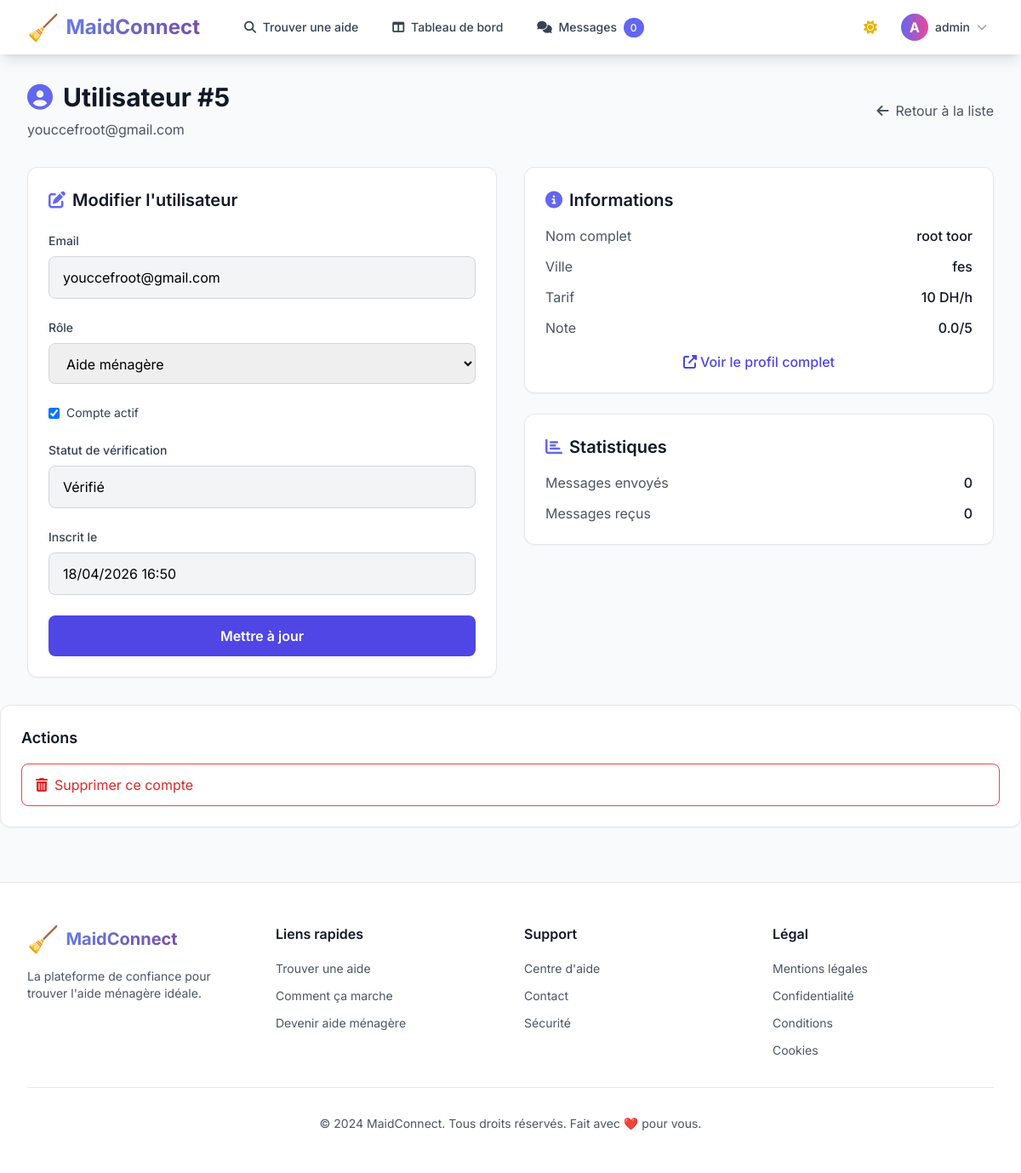
The app's page /admin/user/5 (signed in) with its own data.
### app/models.py (models this page shows, shortened)
class User(db.Model, UserMixin):
    id = db.Column(db.Integer, primary_key=True)
    email = db.Column(db.String(120), unique=True, nullable=False)
    password = db.Column(db.String(60), nullable=False)
    role = db.Column(db.String(20), nullable=False, default='client')
    created_at = db.Column(db.DateTime, default=datetime.utcnow)
    is_verified = db.Column(db.Boolean, default=False)
    is_active = db.Column(db.Boolean, default=True)
    last_seen = db.Column(db.DateTime, default=datetime.utcnow)
    maid_profile = db.relationship('MaidProfile', backref='user', uselist=False, lazy=True)
    client_profile = db.relationship('ClientProfile', backref='user', uselist=False, lazy=True)

class MaidProfile(db.Model):
    id = db.Column(db.Integer, primary_key=True)
    user_id = db.Column(db.Integer, db.ForeignKey('user.id'), unique=True, nullable=False)
    full_name = db.Column(db.String(100), nullable=False)
    phone = db.Column(db.String(20), nullable=False)
    city = db.Column(db.String(50), nullable=False)
    hourly_rate = db.Column(db.Float, nullable=False)
    languages = db.Column(db.String(200))
    experience = db.Column(db.Text)
    skills = db.Column(db.Text)
    cin_number = db.Column(db.String(20))
    is_available = db.Column(db.Boolean, default=True)
    rating = db.Column(db.Float, default=0.0)
    created_at = db.Column(db.DateTime, default=datetime.utcnow)
    verification_documents = db.Column(db.Text)
    admin_notes = db.Column(db.Text)
    profile_picture = db.Column(db.String(500), default=None)

### app/routes.py (the view)
    @app.route('/admin/user/<int:user_id>', methods=['GET', 'POST'])
    @login_required
    def admin_user_detail(user_id):
        if current_user.role != 'admin':
            return redirect(url_for('dashboard'))
        user = User.query.get_or_404(user_id)
        form = AdminUserForm(obj=user)
        if form.validate_on_submit():
            user.is_active = form.is_active.data
            user.role = form.role.data
            db.session.commit()
            flash('Utilisateur mis à jour.', 'success')
            return redirect(url_for('admin_users'))
        return render_template('admin/user_detail.html', user=user, form=form)

### app/forms.py
class AdminUserForm(FlaskForm):
    is_active = BooleanField('Compte actif')
    role = SelectField('Rôle', choices=[('client', 'Client'),
                                        ('maid', 'Aide ménagère'),
                                        ('admin', 'Administrateur')])
    submit = SubmitField('Mettre à jour')

### app/models.py (called while the page is built)
@login_manager.user_loader
def load_user(user_id):
    return User.query.get(int(user_id))

### app/templates/admin/user_detail.html (shortened to what this page needs)
{% extends "base.html" %}
{% block content %}
<div class="max-w-7xl mx-auto px-4 sm:px-6 lg:px-8 py-8">
    <div class="flex items-center justify-between mb-8">
        <div>
            <h1 class="text-3xl font-bold text-gray-900 dark:text-white mb-2">
                <i class="fas fa-user-circle text-primary-500 mr-3"></i>Utilisateur #{{ user.id }}
            </h1>
            <p class="text-gray-600 dark:text-gray-400">{{ user.email }}</p>
        </div>
        <a href="{{ url_for('admin_users') }}" class="text-gray-600 dark:text-gray-400 hover:text-primary-600 transition">
            <i class="fas fa-arrow-left mr-2"></i>Retour à la liste
        </a>
    </div>
    <div class="grid lg:grid-cols-2 gap-8">
        <div class="bg-white dark:bg-gray-800 rounded-xl shadow-sm border border-gray-200 dark:border-gray-700 p-6">
            <h2 class="text-xl font-semibold text-gray-900 dark:text-white mb-6">
                <i class="fas fa-edit text-primary-500 mr-2"></i>Modifier l'utilisateur
            </h2>
            <form method="POST" class="space-y-6">
                <div>
                    <label class="block text-sm font-medium text-gray-700 dark:text-gray-300 mb-2">Email</label>
                    <input type="email" value="{{ user.email }}" class="w-full px-4 py-3 bg-gray-100 dark:bg-gray-700 border border-gray-300 dark:border-gray-600 rounded-lg" readonly>
                </div>
                <div>
                    <label class="block text-sm font-medium text-gray-700 dark:text-gray-300 mb-2">Rôle</label>
                    {{ form.role(class="w-full px-4 py-3 border border-gray-300 dark:border-gray-600 dark:bg-gray-700 dark:text-white rounded-lg") }}
                </div>
                <div class="flex items-center">
                    {{ form.is_active(class="rounded border-gray-300 text-primary-600 focus:ring-primary-500") }}
                    <label class="ml-2 text-sm text-gray-700 dark:text-gray-300">Compte actif</label>
                </div>
                <div>
                    <label class="block text-sm font-medium text-gray-700 dark:text-gray-300 mb-2">Statut de vérification</label>
                    <input type="text" value="{{ 'Vérifié' if user.is_verified else 'Non vérifié' }}"
                           class="w-full px-4 py-3 bg-gray-100 dark:bg-gray-700 border border-gray-300 dark:border-gray-600 rounded-lg" readonly>
                </div>
                <div>
                    <label class="block text-sm font-medium text-gray-700 dark:text-gray-300 mb-2">Inscrit le</label>
                    <input type="text" value="{{ user.created_at.strftime('%d/%m/%Y %H:%M') }}"
                           class="w-full px-4 py-3 bg-gray-100 dark:bg-gray-700 border border-gray-300 dark:border-gray-600 rounded-lg" readonly>
                </div>
                {{ form.submit(class="btn-primary w-full") }}
            </form>
        </div>
        <div class="space-y-6">
            <div class="bg-white dark:bg-gray-800 rounded-xl shadow-sm border border-gray-200 dark:border-gray-700 p-6">
                <h2 class="text-xl font-semibold text-gray-900 dark:text-white mb-4">
                    <i class="fas fa-info-circle text-primary-500 mr-2"></i>Informations
                </h2>
                {% if user.role == 'maid' and user.maid_profile %}
                    <dl class="space-y-3">
                        <div class="flex justify-between">
                            <dt class="text-gray-600 dark:text-gray-400">Nom complet</dt>
                            <dd class="font-medium text-gray-900 dark:text-white">{{ user.maid_profile.full_name }}</dd>
                        </div>
                        <div class="flex justify-between">
                            <dt class="text-gray-600 dark:text-gray-400">Ville</dt>
                            <dd class="font-medium text-gray-900 dark:text-white">{{ user.maid_profile.city }}</dd>
                        </div>
                        <div class="flex justify-between">
                            <dt class="text-gray-600 dark:text-gray-400">Tarif</dt>
                            <dd class="font-medium text-gray-900 dark:text-white">{{ "%.0f"|format(user.maid_profile.hourly_rate) }} DH/h</dd>
                        </div>
                        <div class="flex justify-between">
                            <dt class="text-gray-600 dark:text-gray-400">Note</dt>
                            <dd class="font-medium text-gray-900 dark:text-white">{{ "%.1f"|format(user.maid_profile.rating) }}/5</dd>
                        </div>
                    </dl>
                    <a href="{{ url_for('admin_maid_detail', maid_id=user.maid_profile.id) }}"
                       class="block text-center mt-4 text-primary-600 hover:text-primary-700 font-medium">
                        <i class="fas fa-external-link-alt mr-1"></i>Voir le profil complet
                    </a>
                {% elif user.role == 'client' %}
                    <p class="text-gray-600 dark:text-gray-400">Client depuis {{ user.created_at.strftime('%d/%m/%Y') }}</p>
                {% endif %}
            </div>
            <div class="bg-white dark:bg-gray-800 rounded-xl shadow-sm border border-gray-200 dark:border-gray-700 p-6">
                <h2 class="text-xl font-semibold text-gray-900 dark:text-white mb-4">
                    <i class="fas fa-chart-bar text-primary-500 mr-2"></i>Statistiques
                </h2>
                <dl class="space-y-3">
                    <div class="flex justify-between">
                        <dt class="text-gray-600 dark:text-gray-400">Messages envoyés</dt>
                        <dd class="font-medium text-gray-900 dark:text-white">{{ user.sent_messages|length }}</dd>
                    </div>
                    <div class="flex justify-between">
                        <dt class="text-gray-600 dark:text-gray-400">Messages reçus</dt>
                        <dd class="font-medium text-gray-900 dark:text-white">{{ user.received_messages|length }}</dd>
                    </div>
                </dl>
            </div>
        </div>
    </div>
</div>
<div class="bg-white dark:bg-gray-800 rounded-xl shadow-sm border border-gray-200 dark:border-gray-700 p-6">
    <h2 class="text-lg font-semibold text-gray-900 dark:text-white mb-4">Actions</h2>
    <div class="space-y-3">
        {% if user.id != current_user.id %}
            <button onclick="confirmDelete('{{ user.id }}', '{{ user.email }}')"
                    class="w-full px-4 py-3 border border-danger-500 text-danger-600 hover:bg-danger-50 dark:hover:bg-danger-900/20 rounded-lg transition text-left">
                <i class="fas fa-trash-alt mr-2"></i>Supprimer ce compte
            </button>
        {% endif %}
    </div>
</div>
{% endblock %}

### app/templates/base.html (shortened to what this page needs)
<!DOCTYPE html>
<html lang="fr" class="scroll-smooth">
<head>
    <script src="https://cdn.tailwindcss.com"></script>
    <link rel="stylesheet" href="https://cdnjs.cloudflare.com/ajax/libs/font-awesome/6.4.0/css/all.min.css">
</head>
<body class="bg-gray-50 dark:bg-gray-900 font-sans antialiased" x-data="{ darkMode: localStorage.getItem('darkMode') === 'true' }" x-init="$watch('darkMode', val => localStorage.setItem('darkMode', val)); darkMode ? document.documentElement.classList.add('dark') : document.documentElement.classList.remove('dark')">
    <nav class="bg-white dark:bg-gray-800 shadow-lg sticky top-0 z-50 backdrop-blur-sm bg-opacity-90 dark:bg-opacity-90">
        <div class="max-w-7xl mx-auto px-4 sm:px-6 lg:px-8">
            <div class="flex justify-between h-16">
                <div class="flex items-center">
                    <a href="/" class="flex items-center space-x-2">
                        <span class="text-3xl">🧹</span>
                        <span class="font-bold text-2xl text-gradient">MaidConnect</span>
                    </a>
                    <div class="hidden md:flex items-center ml-10 space-x-4">
                        <a href="{{ url_for('browse_maids') }}" class="text-gray-700 dark:text-gray-300 hover:text-primary-600 dark:hover:text-primary-400 px-3 py-2 rounded-md text-sm font-medium transition">
                            <i class="fas fa-search mr-1"></i> Trouver une aide
                        </a>
                        {% if current_user.is_authenticated %}
                            <a href="{{ url_for('dashboard') }}" class="text-gray-700 dark:text-gray-300 hover:text-primary-600 dark:hover:text-primary-400 px-3 py-2 rounded-md text-sm font-medium transition">
                                <i class="fas fa-columns mr-1"></i> Tableau de bord
                            </a>
                            <a href="{{ url_for('messages') }}" class="text-gray-700 dark:text-gray-300 hover:text-primary-600 dark:hover:text-primary-400 px-3 py-2 rounded-md text-sm font-medium transition">
                                <i class="fas fa-comments mr-1"></i> Messages
                                {% set unread_count = namespace(count=0) %}
                                <span class="ml-1 bg-primary-500 text-white text-xs px-2 py-1 rounded-full">0</span>
                            </a>
                        {% endif %}
                    </div>
                </div>
                <div class="flex items-center space-x-3">
                    <button @click="darkMode = !darkMode" class="p-2 rounded-lg hover:bg-gray-100 dark:hover:bg-gray-700 transition">
                        <i class="fas fa-sun text-yellow-500 dark:hidden"></i>
                    </button>
                    {% if current_user.is_authenticated %}
                        <div class="relative" x-data="{ open: false }">
                            <button @click="open = !open" class="flex items-center space-x-2 p-2 rounded-lg hover:bg-gray-100 dark:hover:bg-gray-700 transition">
                                <div class="w-8 h-8 bg-gradient-to-r from-primary-500 to-secondary-500 rounded-full flex items-center justify-center text-white font-bold">
                                    {{ current_user.email[0].upper() }}
                                </div>
                                <span class="hidden md:block text-sm font-medium text-gray-700 dark:text-gray-300">{{ current_user.email.split('@')[0] }}</span>
                                <i class="fas fa-chevron-down text-xs text-gray-400"></i>
                            </button>
                        </div>
                    {% endif %}
                </div>
            </div>
        </div>
    </nav>
    <main class="animate-fade-in">
        {% block content %}{% endblock %}
    </main>
    <footer class="bg-white dark:bg-gray-800 border-t border-gray-200 dark:border-gray-700 mt-16">
        <div class="max-w-7xl mx-auto py-12 px-4 sm:px-6 lg:px-8">
            <div class="grid grid-cols-1 md:grid-cols-4 gap-8">
                <div>
                    <div class="flex items-center space-x-2 mb-4">
                        <span class="text-3xl">🧹</span>
                        <span class="font-bold text-xl text-gradient">MaidConnect</span>
                    </div>
                    <p class="text-gray-600 dark:text-gray-400 text-sm">
                        La plateforme de confiance pour trouver l'aide ménagère idéale.
                    </p>
                </div>
                <div>
                    <h3 class="font-semibold text-gray-900 dark:text-white mb-4">Liens rapides</h3>
                    <ul class="space-y-2">
                        <li><a href="{{ url_for('browse_maids') }}" class="text-gray-600 dark:text-gray-400 hover:text-primary-600 text-sm">Trouver une aide</a></li>
                        <li><a href="#" class="text-gray-600 dark:text-gray-400 hover:text-primary-600 text-sm">Comment ça marche</a></li>
                        <li><a href="#" class="text-gray-600 dark:text-gray-400 hover:text-primary-600 text-sm">Devenir aide ménagère</a></li>
                    </ul>
                </div>
                <div>
                    <h3 class="font-semibold text-gray-900 dark:text-white mb-4">Support</h3>
                    <ul class="space-y-2">
                        <li><a href="#" class="text-gray-600 dark:text-gray-400 hover:text-primary-600 text-sm">Centre d'aide</a></li>
                        <li><a href="#" class="text-gray-600 dark:text-gray-400 hover:text-primary-600 text-sm">Contact</a></li>
                        <li><a href="#" class="text-gray-600 dark:text-gray-400 hover:text-primary-600 text-sm">Sécurité</a></li>
                    </ul>
                </div>
                <div>
                    <h3 class="font-semibold text-gray-900 dark:text-white mb-4">Légal</h3>
<ul class="space-y-2">
    <li><a href="{{ url_for('legal_mentions') }}" class="text-gray-600 dark:text-gray-400 hover:text-primary-600 text-sm">Mentions légales</a></li>
    <li><a href="{{ url_for('legal_privacy') }}" class="text-gray-600 dark:text-gray-400 hover:text-primary-600 text-sm">Confidentialité</a></li>
    <li><a href="{{ url_for('legal_terms') }}" class="text-gray-600 dark:text-gray-400 hover:text-primary-600 text-sm">Conditions</a></li>
    <li><a href="{{ url_for('legal_cookies') }}" class="text-gray-600 dark:text-gray-400 hover:text-primary-600 text-sm">Cookies</a></li>
</ul>
                </div>
            </div>
            <div class="mt-8 pt-8 border-t border-gray-200 dark:border-gray-700 text-center text-gray-600 dark:text-gray-400 text-sm">
                <p>&copy; 2024 MaidConnect. Tous droits réservés. Fait avec ❤️ pour vous.</p>
            </div>
        </div>
    </footer>
</body>
</html>

### records on screen
User: email "A", email "admin"
User: id "5", email "youccefroot@gmail.com", role "Aide ménagère", is_active "☑", is_verified "Vérifié", created_at "18/04/2026 16:50"
MaidProfile: maid_profile.full_name "root toor", maid_profile.city "fes", maid_profile.hourly_rate "10", maid_profile.rating "0.0"

### other values on screen
{{ user.sent_messages|length }} "0"
{{ user.received_messages|length }} "0"
